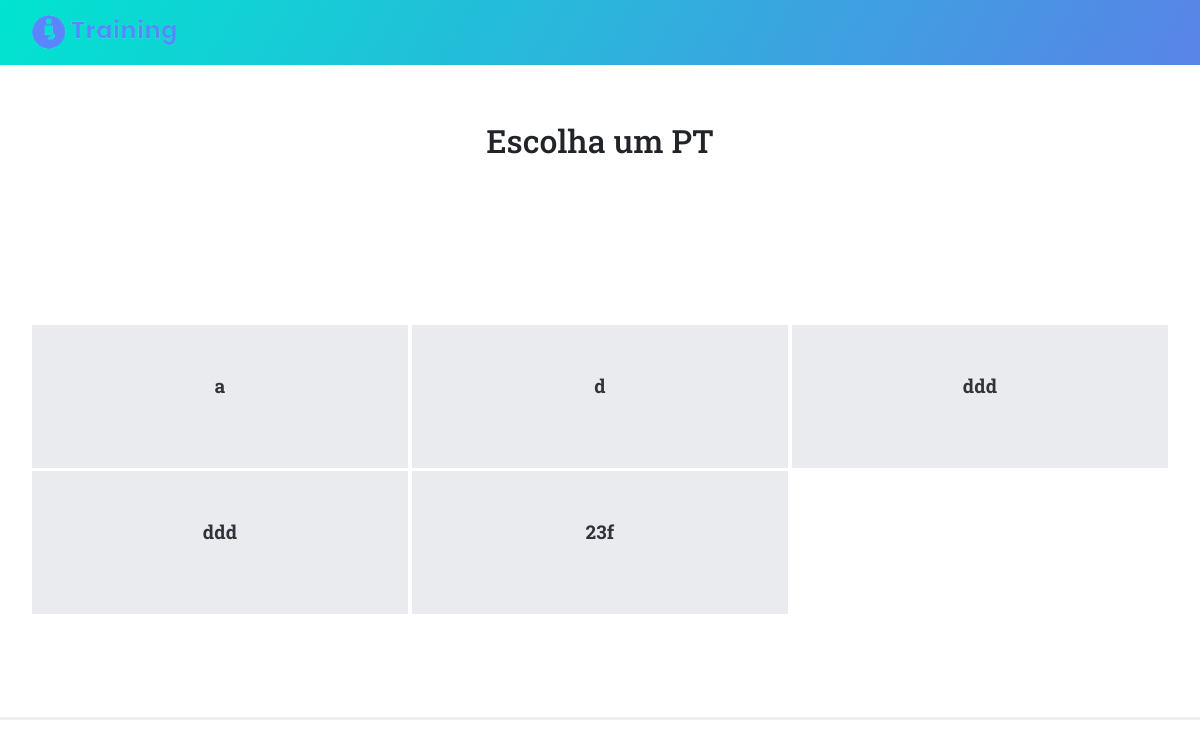
The page /getPt on the database as committed earlier.
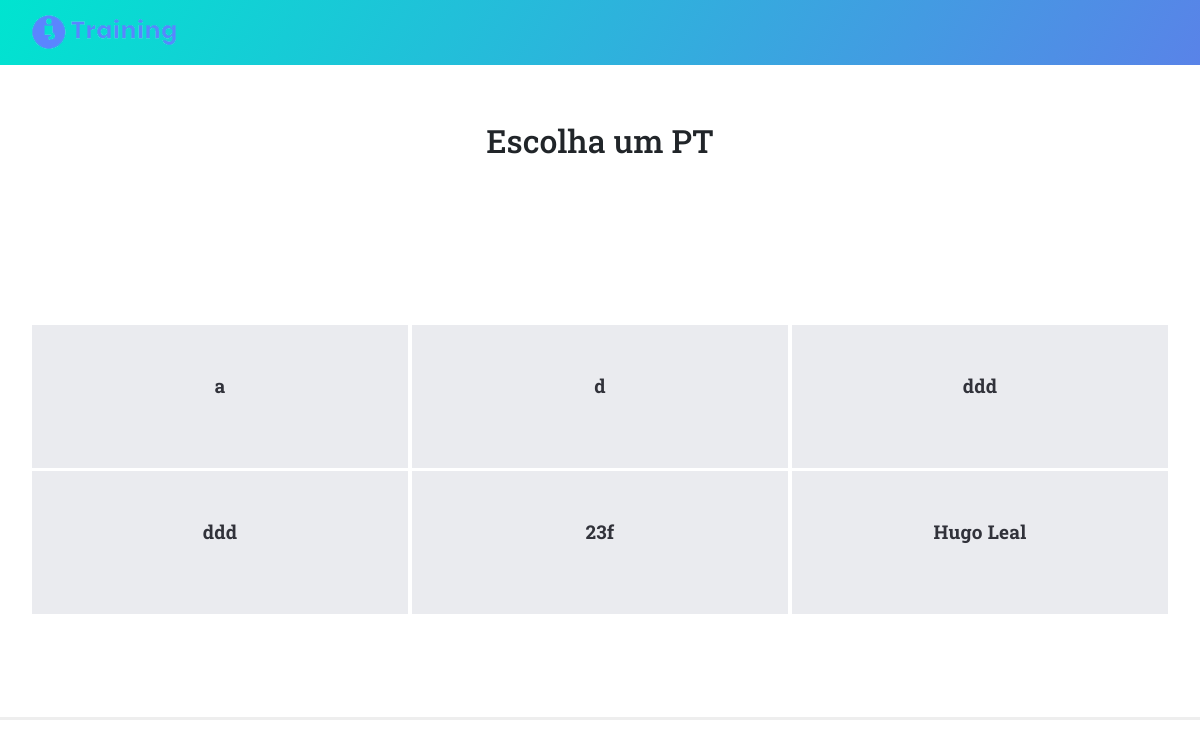
The same page on the database as committed later.
### tables this page shows
CREATE TABLE PERSONAL_TRAINERS(
                            [email] text,
                            [PT_Name] text,
                            [Password] text,
                            [Code] text,
                            [Address] text,
                            [City] text,
                            [Phone_Number] INTEGER,
                            [Postal_Code] INTEGER);

### app.py (the view)
@app.route('/getPt')
def getPt():
    lista_pts = get_all_pts()
    return render_template('getPt.html', ll=lista_pts)

### databases/database.py (called while the page is built)
def get_all_pts():
    conn = sqlite3.connect('databases/' + db)
    c = conn.cursor()
    c.execute('''SELECT * FROM PERSONAL_TRAINERS''')
    return c.fetchall()

### templates/getPt.html
{% extends "base.html" %} {% block content %}
<!DOCTYPE html>
<html lang="en">
  <head>
    <link href="{{ url_for('static', filename='css/bootstrap.min.css') }}" rel="stylesheet">
    <link rel="stylesheet" href="{{ url_for('static', filename='css/templatemo-style.css') }}">
  </head>
    <div id="main">
        <div class="container">
            <div class="row center d-flex align-items-center myheader">
                <div class="col">
                    <h2>Escolha um PT</h2>
                </div>
            </div>
        </div>
        <section class="services">
            <div class="container">
            <div class="row center">
                {% for x in ll %}
                <div class="col-md-4">
                    <div class="service-item second-item">
                        <a href="{{ url_for('calendar') }}"><h4>{{x[1]}}</h4></a>
                    </div>
                </div>
               {% endfor %}
            </div>
        </section>
    </div>
</html>
{% endblock %}

### templates/base.html (shortened to what this page needs)
<!DOCTYPE html>
<html>
<head>
    <link rel="stylesheet" href="{{ url_for('static', filename='bootstrap/css/bootstrap.min.css') }}">
    <link rel="stylesheet" href="{{ url_for('static', filename='css/Footer-Basic.css') }}">
    <link rel="stylesheet" href="{{ url_for('static', filename='css/gradient-navbar-1.css') }}">
    <link rel="stylesheet" href="{{ url_for('static', filename='css/gradient-navbar.css') }}">
    <link rel="stylesheet" href="{{ url_for('static', filename='css/login-form-1.css') }}">
    <link rel="stylesheet" href="{{ url_for('static', filename='css/login-form.css') }}">
    <link rel="stylesheet" href="{{ url_for('static', filename='css/styles.css') }}">
    <link rel="stylesheet" href="{{ url_for('static', filename='css/styles.css') }}">
</head>
<body>
    <nav class="navbar navbar-dark navbar-expand-md" id="app-navbar">
        <div class="container-fluid">
            <a class="navbar-brand" href="#"><img src="{{ url_for('static', filename='img/logo.png') }}"></a>
        </div>
    </nav>
    {% block content %}
    {% endblock %}
</body>
</html>

### static/css/gradient-navbar-1.css (style rules this page uses)
#app-navbar { background: linear-gradient(120deg, #00e4d0, #5983e8); }

### static/css/gradient-navbar.css (style rules this page uses)
#app-navbar { background: linear-gradient(120deg, #00e4d0, #5983e8); }

### static/css/login-form-1.css (style rules this page uses)
.center { text-align: center; }
html, body { width: 100%; height: 100%; }

### static/css/login-form.css (style rules this page uses)
.center { text-align: center; }

### static/css/styles.css (style rules this page uses)
.myheader { height: 20vh; }

### static/css/templatemo-style.css (style rules this page uses)
body { font-family: 'Roboto Slab', sans-serif; }
h4 { font-size: 19px; font-weight: 700; color: #31323a; letter-spacing: 0.25px; }
img { width: 100%; overflow: hidden; }
section { border-bottom: 3px solid #eee; padding-bottom: 100px; }
#main { -moz-flex-grow: 1; -webkit-flex-grow: 1; -ms-flex-grow: 1; flex-grow: 1; -moz-flex-shrink: 1; -webkit-flex-shrink: 1; -ms-flex-shrink: 1; flex-shrink: 1; width: 100%; }
.services { margin-top: 100px; }
.services .col-md-4 { padding-left: 2px; padding-right: 2px; }
.services .service-item { margin-bottom: 3px; background-color: #eaebef; padding: 50px; text-align: center; transition: all 0.5s; }
.services .service-item h4 { margin-bottom: 20px; transition: all 0.5s; }

Rows that differ between the two databases and show on the page:
added PERSONAL_TRAINERS: PT_Name "Hugo Leal"
